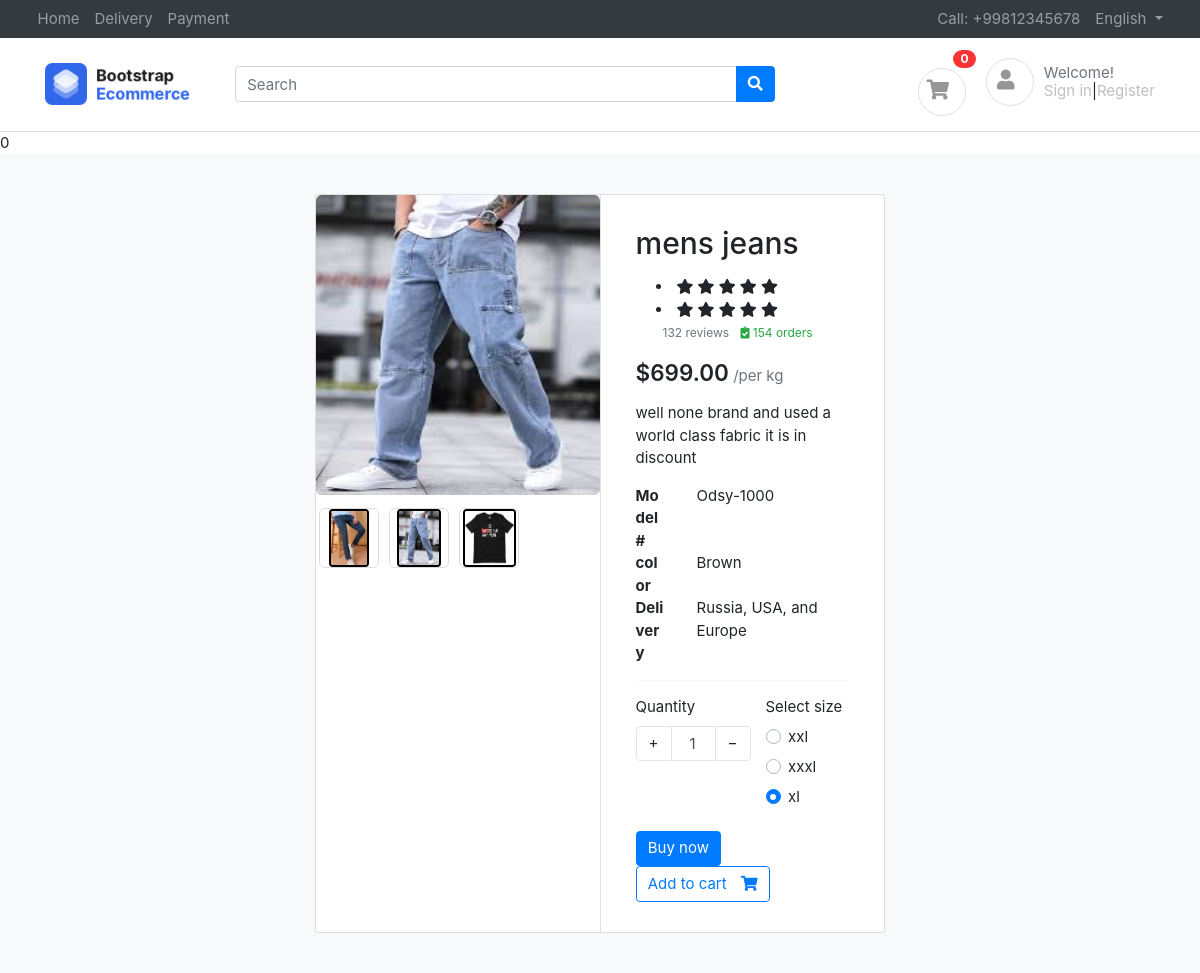
The page /products/mens-jeans/ on the database its author committed.
### products/models.py (models this page shows, shortened)
class Product(basemodel):
    product_name=models.CharField(max_length=100)
    size_price=models.IntegerField(default=1)
    slug=models.SlugField(unique=True ,null=True,blank=True)
    category=models.ForeignKey(Category,on_delete=models.CASCADE,related_name="products")
    product_price=models.IntegerField(default=100)
    product_description=models.TextField()
    color_variant=models.ManyToManyField( Colorvariant,blank=True)
    size_variant=models.ManyToManyField(Sizevariant ,blank=True , related_name='size_variants')
    qunatity=models.IntegerField(default=1)

class productimage(basemodel):
    product=models.ForeignKey(Product,on_delete=models.CASCADE,related_name="images")
    image=models.ImageField(upload_to="products")

class Sizevariant(basemodel):
    size_name=models.CharField(max_length=100)
    size_price=models.IntegerField(default=1)

### products/views.py (the view)
# urls.py: path('<slug>/' ,get_product, name="product_get"),
def get_product(request,slug):
    product=Product.objects.get(slug=slug)
    total_items=Cartitems.objects.filter(product=product).aggregate(total_items=Count('product__product_price'))
    if product.product_price>=10 or product.product_price<=20:
        print()
    else:
        print("noo")
    context={"product":product,'total_items':total_items}
    return render(request,'products/products.html' ,context)

### templates/products/products.html (shortened to what this page needs)
{% extends "base/base.html"%}
{%  block start %}
{%load static%}
{{total_items.total_items}}
<section class="section-content padding-y bg" >
    <div class="container"style="width:50%;display:flex;align-item:center;justify-content:center;">
    <div class="card" >
        <div class="row no-gutters" >
            <aside class="col-md-6">
    <article class="gallery-wrap">
    <div class="img-big-wrap" >
      <div > <a href="#"><img  style="width:100% ;height:300px;" src="/media/{{product.images.first.image}}"></a></div>
    </div>
    <div class="thumbs-wrap" style="  position: fixed;">
      {% for image in product.images.all %}
      <a href="#" class="item-thumb" > <img  src="/media/{{image.image}}" style=" border:2px solid black ;height:100px;"></a>
      {% endfor %}
    </div>
    </article>
            </aside>
            <main class="col-md-6 border-left">
    <article class="content-body">
    <h2 class="title">{{product.product_name}}</h2>
    <div class="rating-wrap my-3"style="margin-left:20px;">
            <li style="width:80%" class="stars-active">
                <i class="fa fa-star"></i> <i class="fa fa-star"></i>
                <i class="fa fa-star"></i> <i class="fa fa-star"></i>
                <i class="fa fa-star"></i>
            </li>
            <li>
                <i class="fa fa-star"></i> <i class="fa fa-star"></i>
                <i class="fa fa-star"></i> <i class="fa fa-star"></i>
                <i class="fa fa-star"></i>
            </li>
        <small class="label-rating text-muted">132 reviews</small>
        <small class="label-rating text-success"> <i class="fa fa-clipboard-check"></i> 154 orders </small>
    </div>
    <div class="mb-3">
        <var class="price h4">${{product.product_price}}.00</var>
        <span class="text-muted">/per kg</span>
    </div>
    <p>{{product.product_description}}</p>
    <dl class="row">
      <dt class="col-sm-3">Model#</dt>
      <dd class="col-sm-9">Odsy-1000</dd>
      <dt class="col-sm-3">color</dt>
      <dd class="col-sm-9">Brown</dd>
      <dt class="col-sm-3">Delivery</dt>
      <dd class="col-sm-9">Russia, USA, and Europe </dd>
    </dl>
    <hr>
        <div class="form-row">
            <div class="form-group col-md flex-grow-0">
                <label>Quantity</label>
                <div class="input-group mb-3 input-spinner">
                  <div class="input-group-prepend" >
                    <button class="btn btn-light" type="button" id="button-plus"> + </button>
                  </div>
                  <input type="text" class="form-control" value="1">
                  <div class="input-group-append"style="display:inline-block">
                    <button class="btn btn-light" type="button" id="button-minus"> − </button>
                  </div>
                </div>
            </div>
            {%if product.size_variant%}
                <div class="form-group col-md">
                        <label>Select size</label>
                        <div class="md-3" >
                        {% for vipro in  product.size_variant.all%}
                            <label class="custom-control custom-radio custom-control-inline">
                            <div class="custom-control-label">{{vipro.size_name}}</div>
                            </label>
                            {% endfor %}
                        </div>
                </div>
            {%else%}
                <p>not available</p>
            {%endif%}
        </div>
        <a href="#" class="btn  btn-primary"> Buy now </a>
        <a href="{% url "add_cart" product_uid=product.uid %}" class="btn  btn-outline-primary"> <span class="text">Add to cart</span> <i class="fas fa-shopping-cart"></i>  </a>
    </article>
            </main>
        </div>
    </div>
    </div>
    </section>
{% endblock %}

### public/static/css/ui.css (style rules this page uses)
html { font-family: 'Inter', sans-serif; font-size: 15px; }
.content-body { flex: 1 1 auto; padding: 2rem 2.3rem; }
.padding-y { padding-top: 40px; padding-bottom: 40px; }
var { font-style: normal; }
article:after, .form-group:after { display: block; clear: both; content: ""; }
.bg { background-color: #f8f9fa; }
.card .title { color: #212529; }
.btn-light { background-color: #fff; border-color: #e4e4e4; }
.btn .text + i { margin-left: 10px; }
dl[class="row"] { margin-bottom: 0; }
.price { font-weight: 600; color: #212529; }
.label-rating { margin-left: 7px; display: inline-block; vertical-align: middle; }
.input-spinner { width: 120px; flex-wrap: nowrap; display: inline-flex; }
.input-spinner input.form-control { text-align: center; max-width: 46px; flex-basis: 46px; border-color: #e4e4e4; flex-grow: 0; }
.input-spinner .btn { width: 36px; text-align: center; }
.gallery-wrap .img-big-wrap { margin-bottom: 10px; border-radius: 0.37rem; overflow: hidden; background-color: #fff; }
.gallery-wrap .img-big-wrap a { text-align: center; display: block; }
.gallery-wrap .img-big-wrap img { height: 460px; width: auto; display: inline-block; cursor: zoom-in; }
.gallery-wrap .thumbs-wrap { text-align: center; }
.gallery-wrap .thumbs-wrap .item-thumb { width: 60px; height: 60px; border: 1px solid #ddd; border-radius: 6px; margin: 3px; display: inline-block; overflow: hidden; }
.gallery-wrap .thumbs-wrap img { max-width: 100%; max-height: 100%; object-fit: cover; border-radius: 4px; cursor: zoom-in; }

### rows shown on the page
Product: images.first.image (picture), product_name "mens jeans", product_price "699", product_description "well none brand and used a world class fabric it is in discount"
productimage: image (picture)
productimage: image (picture)
productimage: image (picture)
Sizevariant: size_name "xxl"
Sizevariant: size_name "xxxl"
Sizevariant: size_name "xl"

### other values the page prints
{{ total_items.total_items }} "0"
